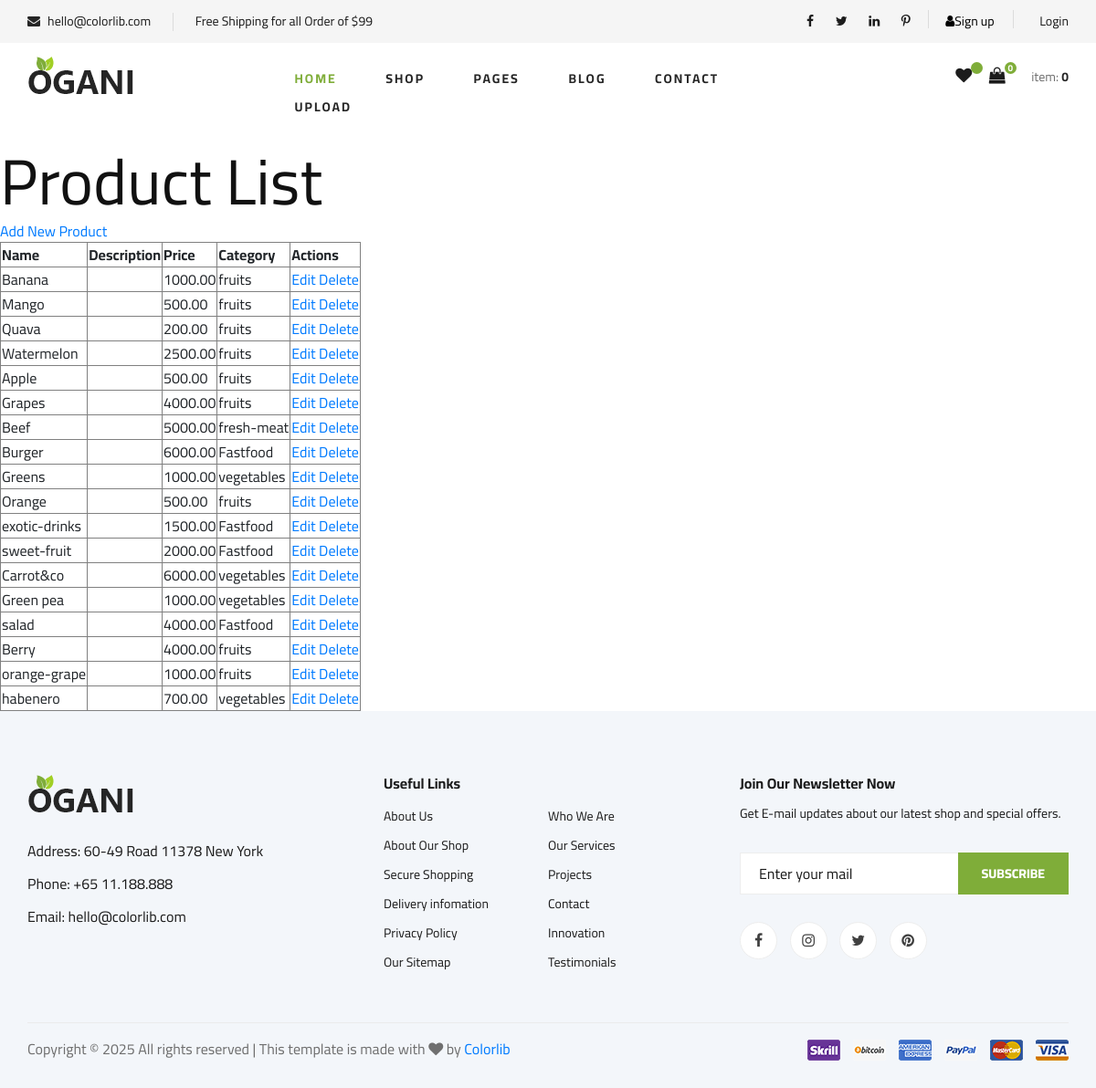
/product-list/, run on the app's committed database.
### products/models.py (models this page shows, shortened)
class Product(models.Model):
    user = models.ForeignKey(settings.AUTH_USER_MODEL, on_delete=models.CASCADE, related_name='products', blank=True,null=True)
    name =models.CharField(max_length=255)
    description = models.TextField(blank=True, null=True)
    price = models.DecimalField(max_digits=10, decimal_places=2)
    Subcategory = models.ForeignKey(Category, on_delete=models.PROTECT,related_name='products')
    image = models.ImageField(upload_to='product_images/',blank=True,null=True)
    created_at = models.DateTimeField(default=now)
    updated_at = models.DateTimeField(auto_now=True)

class Category(models.Model):
    name =models.CharField(max_length=100, unique=True)
    description = models.TextField(blank=True, null=True)
    created_at = models.DateTimeField(default=now)
    def __str__(self):
        return self.name

### products/views.py (the view)
# urls.py: path("product-list/", views.product_list, name="product-list"),
def product_list(request):
    products = Product.objects.all()
    return render(request, 'pages/product-page/product-list.html',{'products':products})

### users/proccessor.py (called while the page is built)
def cart_data(request):
    user = request.user if request.user.is_authenticated else None
    order = Order.objects.filter(customer=user, complete=False).first()
    cart_items = order.get_cart_items if order else 0
    cart_total = order.get_cart_total if order else 0
    return {
        'cart_items':cart_items,
        'cart_total':cart_total,
    }

### templates/pages/product-page/product-list.html (shortened to what this page needs)
{% extends 'constant/base.html' %}
{% block content %}
<body>
    <h1>Product List</h1>
    <a href="{% url 'upload-product' %}">Add New Product</a>
    <table border="1">
        <thead>
            <tr>
                <th>Name</th>
                <th>Description</th>
                <th>Price</th>
                <th>Category</th>
                <th>Actions</th>
            </tr>
        </thead>
        <tbody>
            {% for product in products %}
                <tr>
                    <td>{{ product.name }}</td>
                    <td>{{ product.description}}</td>
                    <td>{{ product.price }}</td>
                    <td>{{ product.Subcategory }}</td>
                    <td>
                        <a href="{% url 'product-update' product.pk %}">Edit</a>
                        <a href="{% url 'product-delete' product.id %}">Delete</a>
                    </td>
                </tr>
            {% endfor %}
        </tbody>
    </table>
</body>
{% endblock %}

### templates/constant/base.html (shortened to what this page needs)
{% load static %}
<!DOCTYPE html>
<html lang="zxx">
  <head>
    <link rel="stylesheet" href="{% static 'css/bootstrap.min.css' %}" type="text/css" />
    <link rel="stylesheet" href="{% static 'css/font-awesome.min.css' %}" type="text/css" />
    <link rel="stylesheet" href="{% static 'css/elegant-icons.css' %}" type="text/css" />
    <link rel="stylesheet" href="{% static 'css/nice-select.css' %}" type="text/css" />
    <link rel="stylesheet" href="{% static 'css/jquery-ui.min.css' %}" type="text/css" />
    <link rel="stylesheet" href="{% static 'css/owl.carousel.min.css' %}" type="text/css" />
    <link rel="stylesheet" href="{% static 'css/slicknav.min.css' %}" type="text/css" />
    <link rel="stylesheet" href="{% static 'css/style.css' %}" type="text/css" />
  </head>
  <body>
     {% include "constant/header.html" %}
{% block content %}
{% endblock %}
    <footer class="footer spad">
      <div class="container">
        <div class="row">
          <div class="col-lg-3 col-md-6 col-sm-6">
            <div class="footer__about">
              <div class="footer__about__logo">
                <a href="./index.html"><img src="img/logo.png" alt="" /></a>
              </div>
              <ul>
                <li>Address: 60-49 Road 11378 New York</li>
                <li>Phone: +65 11.188.888</li>
                <li>Email: hello@colorlib.com</li>
              </ul>
            </div>
          </div>
          <div class="col-lg-4 col-md-6 col-sm-6 offset-lg-1">
            <div class="footer__widget">
              <h6>Useful Links</h6>
              <ul>
                <li><a href="#">About Us</a></li>
                <li><a href="#">About Our Shop</a></li>
                <li><a href="#">Secure Shopping</a></li>
                <li><a href="#">Delivery infomation</a></li>
                <li><a href="#">Privacy Policy</a></li>
                <li><a href="#">Our Sitemap</a></li>
              </ul>
              <ul>
                <li><a href="#">Who We Are</a></li>
                <li><a href="#">Our Services</a></li>
                <li><a href="#">Projects</a></li>
                <li><a href="#">Contact</a></li>
                <li><a href="#">Innovation</a></li>
                <li><a href="#">Testimonials</a></li>
              </ul>
            </div>
          </div>
          <div class="col-lg-4 col-md-12">
            <div class="footer__widget">
              <h6>Join Our Newsletter Now</h6>
              <p>
                Get E-mail updates about our latest shop and special offers.
              </p>
              <form action="#">
                <input type="text" placeholder="Enter your mail" />
                <button type="submit" class="site-btn">Subscribe</button>
              </form>
              <div class="footer__widget__social">
                <a href="#"><i class="fa fa-facebook"></i></a>
                <a href="#"><i class="fa fa-instagram"></i></a>
                <a href="#"><i class="fa fa-twitter"></i></a>
                <a href="#"><i class="fa fa-pinterest"></i></a>
              </div>
            </div>
          </div>
        </div>
        <div class="row">
          <div class="col-lg-12">
            <div class="footer__copyright">
              <div class="footer__copyright__text">
                <p>
                  Copyright &copy;
                  All rights reserved | This template is made with
                  <i class="fa fa-heart" aria-hidden="true"></i> by
                  <a href="https://colorlib.com" target="_blank">Colorlib</a>
                </p>
              </div>
              <div class="footer__copyright__payment">
                <img src="img/payment-item.png" alt="" />
              </div>
            </div>
          </div>
        </div>
      </div>
    </footer>
  </body>
</html>

### templates/constant/header.html (shortened to what this page needs)
 {% load static %}
    <header class="header">
      <div class="header__top">
        <div class="container">
          <div class="row">
            <div class="col-lg-6 col-md-6">
              <div class="header__top__left">
                <ul>
                  <li><i class="fa fa-envelope"></i> hello@colorlib.com</li>
                  <li>Free Shipping for all Order of $99</li>
                </ul>
              </div>
            </div>
            <div class="col-lg-6 col-md-6">
              <div class="header__top__right">
                <div class="header__top__right__social">
                  <a href="#"><i class="fa fa-facebook"></i></a>
                  <a href="#"><i class="fa fa-twitter"></i></a>
                  <a href="#"><i class="fa fa-linkedin"></i></a>
                  <a href="#"><i class="fa fa-pinterest-p"></i></a>
                </div>
                {% if user.is_authenticated %}
                <div class="header__top__right__language">
                   <a href="#" style="font-size: 14px; color:black"><i class="fa fa-user"></i>{{user.username}}</a>
                </div>
                <div class="header__top__right__auth">
                  <a href="{% url 'logout' %}"><i class=""></i> Logout</a>
                </div>
                {% else %}
                <div class="header__top__right__language">
                   <a href="{% url 'sign-up' %}" style="font-size: 14px; color:black"><i class="fa fa-user"></i>Sign up</a>
                </div>
                <div class="header__top__right__auth">
                  <a href="{% url 'login' %}"> Login</a>
                </div>
                {% endif %}
              </div>
            </div>
          </div>
        </div>
      </div>
      <div class="container">
        <div class="row">
          <div class="col-lg-3">
            <div class="header__logo">
              <a href="./index.html"><img src="{% static 'img/logo.png' %}" alt="" /></a>
            </div>
          </div>
          <div class="col-lg-6">
            <nav class="header__menu">
              <ul>
                <li class="active"><a href="/">Home</a></li>
                <li><a href="{% url 'shop-grid' %}">Shop</a></li>
                <li>
                  <a href="#">Pages</a>
                </li>
                <li><a href="{% url 'blog' %}">Blog</a></li>
                <li><a href="{% url 'contact' %}">Contact</a></li>
                <li><a href="{% url 'upload-product' %}">Upload</a></li>
              </ul>
            </nav>
          </div>
          <div class="col-lg-3">
            <div class="header__cart">
              <ul>
                <li>
                  <a href="#"><i class="fa fa-heart"></i> <span></span></a>
                </li>
                <li>
                  <a href="{% url 'cart' %}"
                    ><i class="fa fa-shopping-bag"></i> <span>{{cart_items}}</span></a
                  >
                </li>
              </ul>
              <div class="header__cart__price">item: <span>{{cart_total}}</span></div>
            </div>
          </div>
        </div>
      </div>
    </header>

### data on the page
Product: name "Banana", price "1000.00", Subcategory "fruits"
Product: name "Mango", price "500.00", Subcategory "fruits"
Product: name "Quava", price "200.00", Subcategory "fruits"
Product: name "Watermelon", price "2500.00", Subcategory "fruits"
Product: name "Apple", price "500.00", Subcategory "fruits"
Product: name "Grapes", price "4000.00", Subcategory "fruits"
Product: name "Beef", price "5000.00", Subcategory "fresh-meat"
Product: name "Burger", price "6000.00", Subcategory "Fastfood"
Product: name "Greens", price "1000.00", Subcategory "vegetables"
Product: name "Orange", price "500.00", Subcategory "fruits"
Product: name "exotic-drinks", price "1500.00", Subcategory "Fastfood"
Product: name "sweet-fruit", price "2000.00", Subcategory "Fastfood"
Product: name "Carrot&co", price "6000.00", Subcategory "vegetables"
Product: name "Green pea", price "1000.00", Subcategory "vegetables"
Product: name "salad", price "4000.00", Subcategory "Fastfood"
Product: name "Berry", price "4000.00", Subcategory "fruits"
Product: name "orange-grape", price "1000.00", Subcategory "fruits"
Product: name "habenero", price "700.00", Subcategory "vegetables"

### other printed values
{{ cart_items }} "0"
{{ cart_total }} "0"
